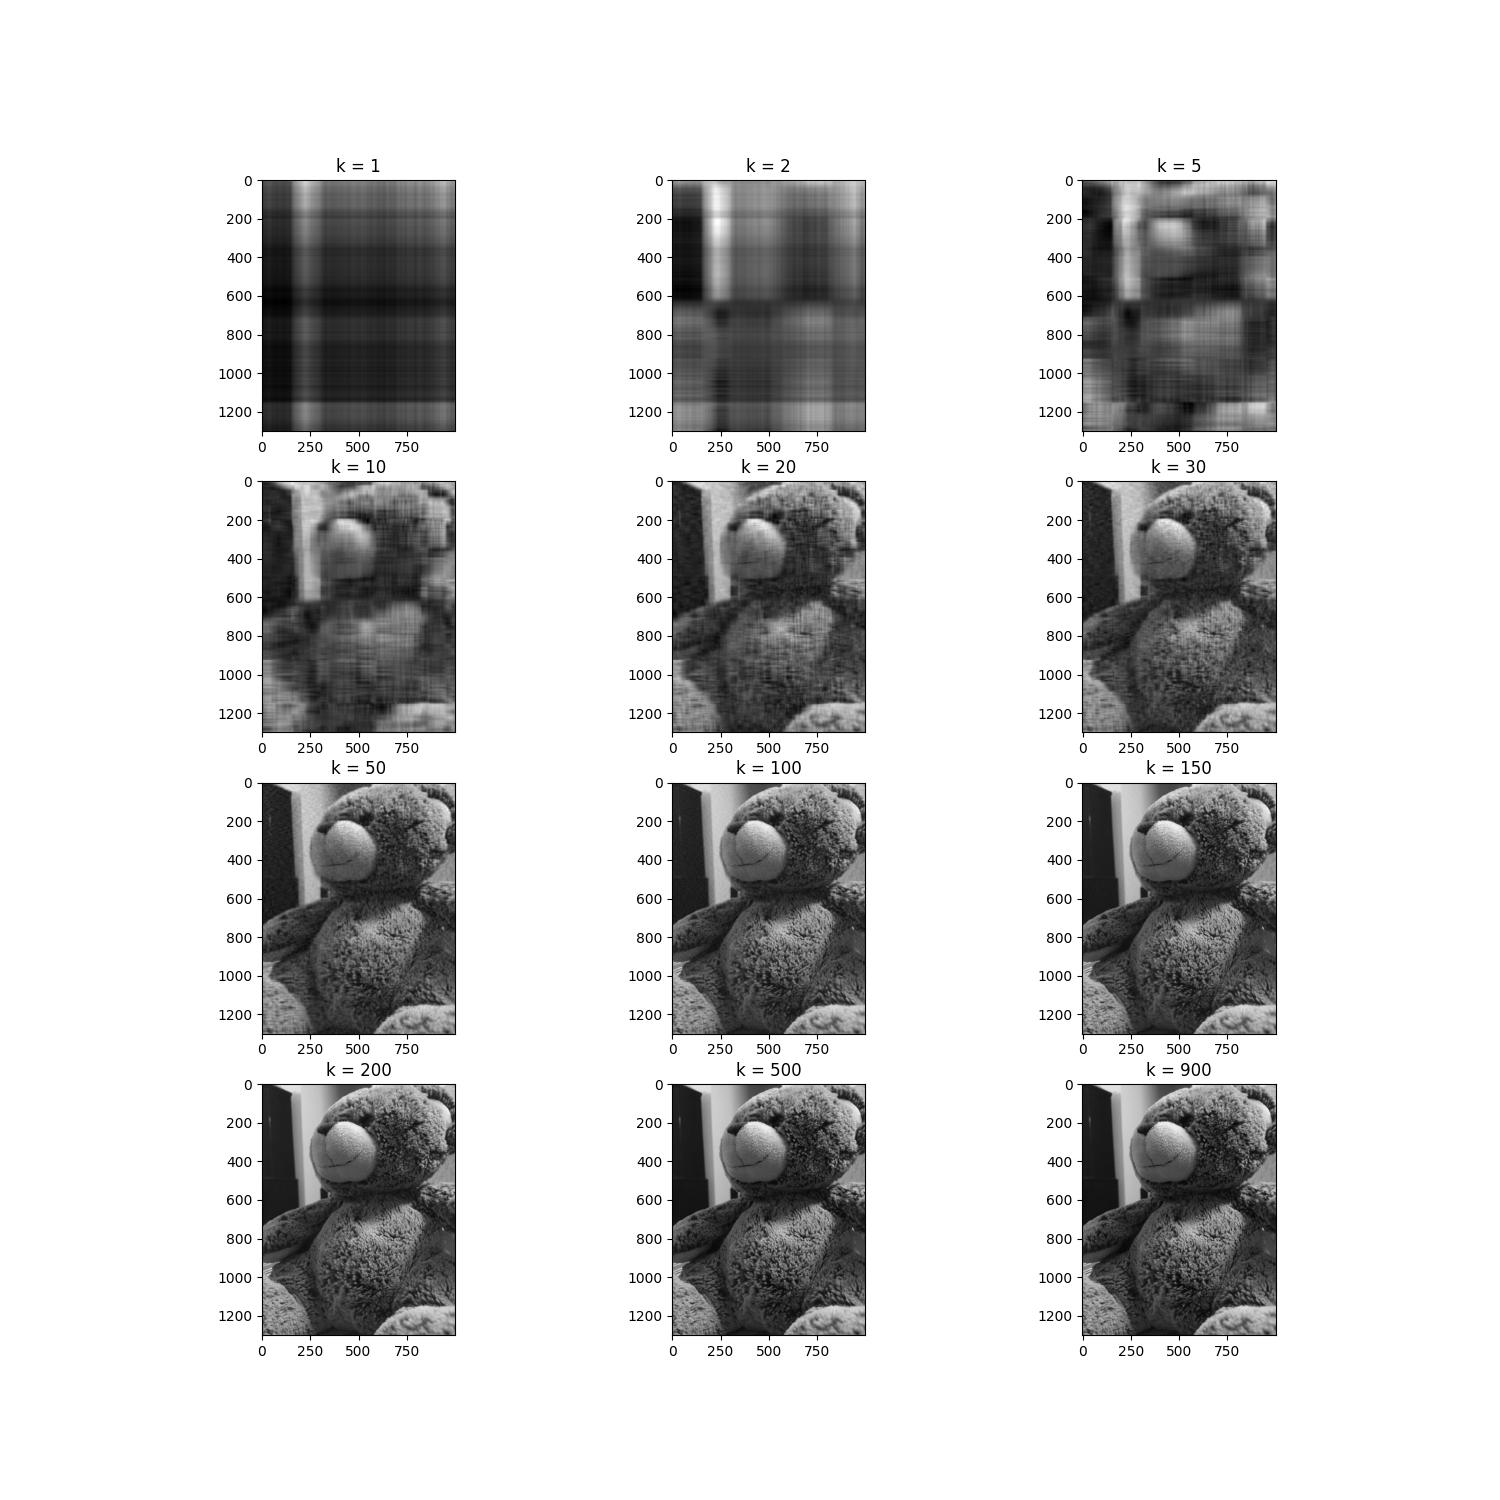

Generate this figure with Python:
import cv2 as cv
import numpy as np
import matplotlib.pyplot as plt

def low_rank_approximation(A, k):
    U, S, V_T = np.linalg.svd(A)
    U_k = U[:, :k]
    S_k = np.diag(S[:k])
    V_T_k = V_T[:k, :]
    A_k = U_k.dot(S_k).dot(V_T_k)
    return A_k

if __name__ == "__main__":
    image = cv.imread("image.JPG", cv.IMREAD_GRAYSCALE)
    # show the imgae 
    # cv.imshow("image", image)
    # cv.waitKey(0)
    image = cv.resize(image, (1000, 1300))
    image = np.array(image)
    k_list = [1, 2, 5, 10, 20, 30, 50, 100, 150, 200, 500, 900]
    c = 3
    fig, ax = plt.subplots(len(k_list)//c, c, figsize=(15, 15))

    for  i, k in enumerate(k_list):
        reconstructed_image = low_rank_approximation(image, k)
        ax[i//c, i%c].imshow(reconstructed_image, cmap='gray')
        ax[i//c, i%c].set_title(f"k = {k}")
    # save plot to pdf
    plt.savefig("image_reconstruction.jpg")